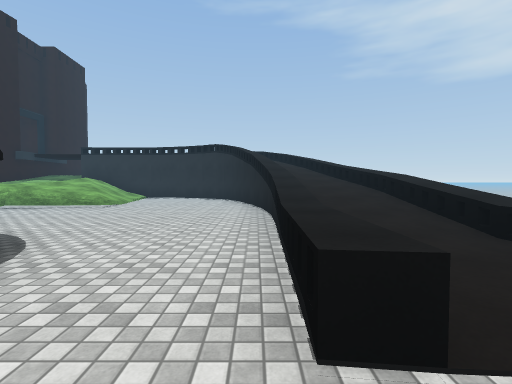
View 1 (above)

24 first-person views from a walk through a 3-D level made in the Unity game engine. The camera is 1.4 m above the floor, tilts 2° down and sees 85° across. The floor is counted in squares, 2 m on a side. Each view is taken from the middle of a square. On the plan, view 1 faces up. The plan holds only what a view shows up to about 9 squares ahead; the rest is blank. The place goes on beyond the plan. The player character is not drawn. Some animated figures are left out. Surface patterns are stand-ins for the level's own textures.

View 2
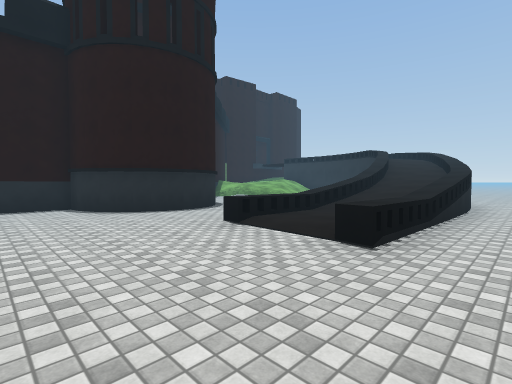

View 3
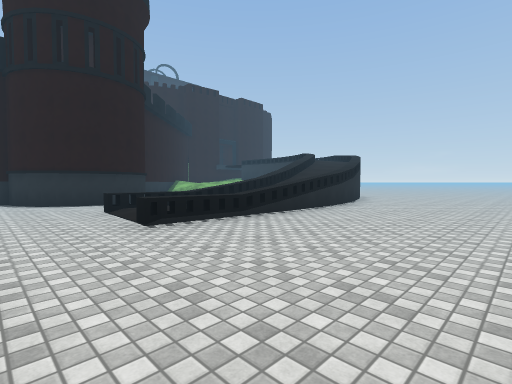

View 4
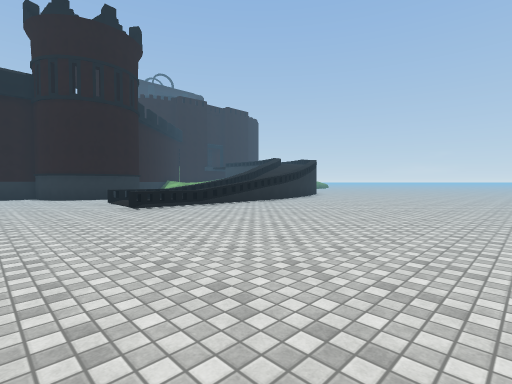

View 5
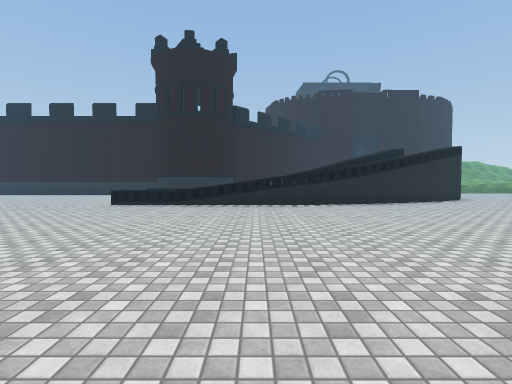

View 6
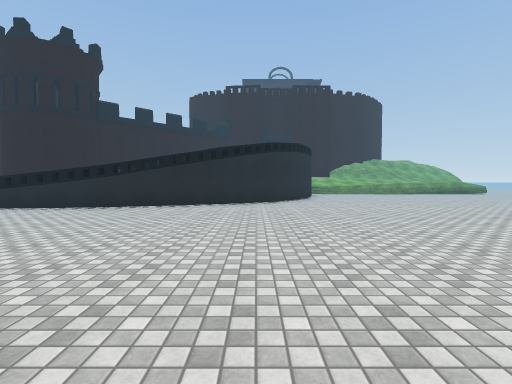

View 7
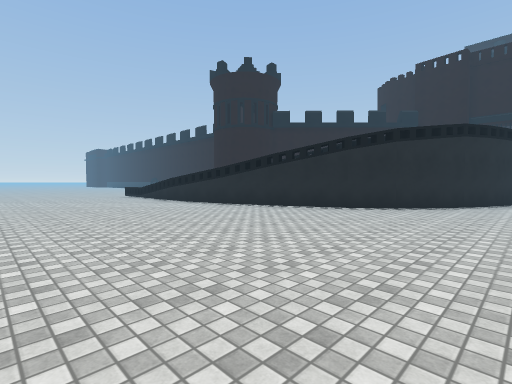

View 8
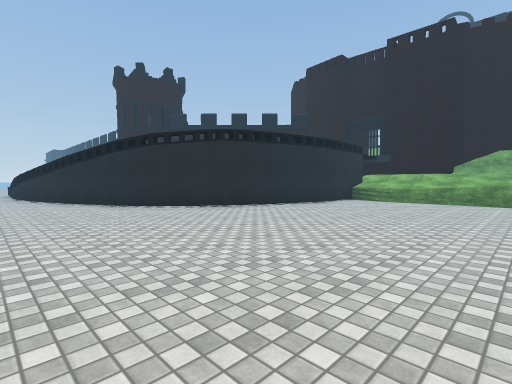

View 9
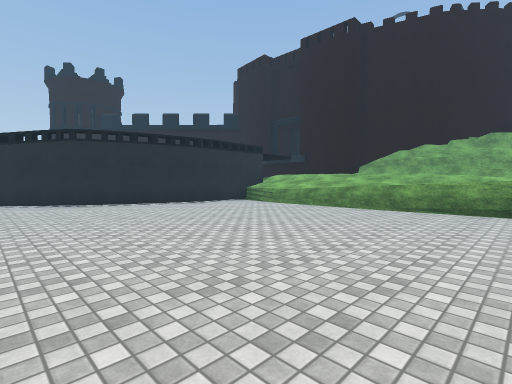

View 10
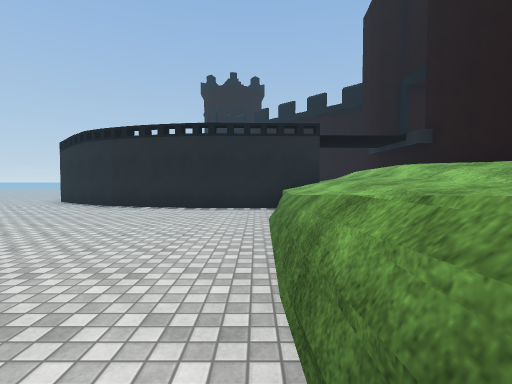

View 11
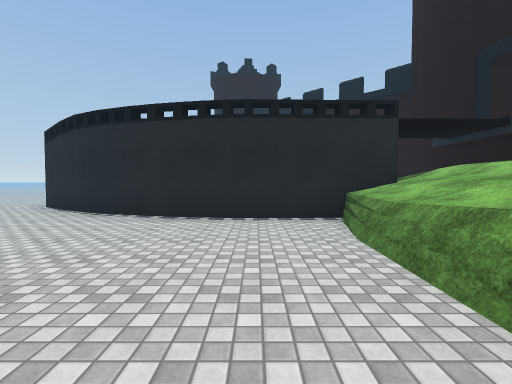

View 12
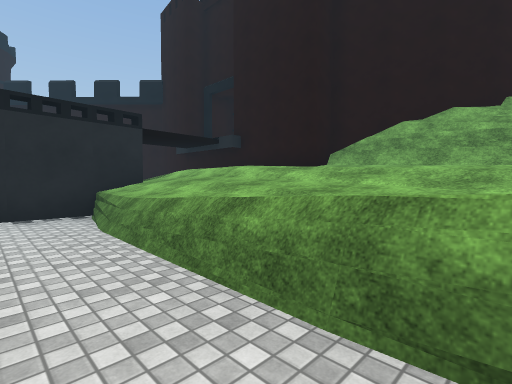

View 13
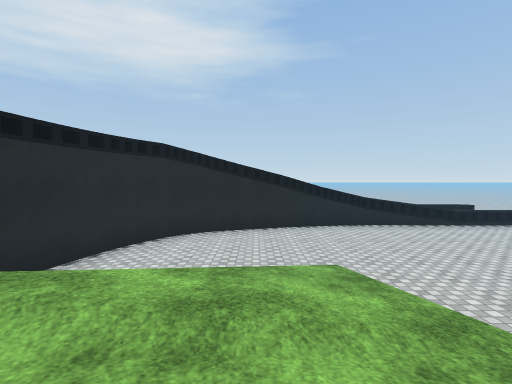

View 14
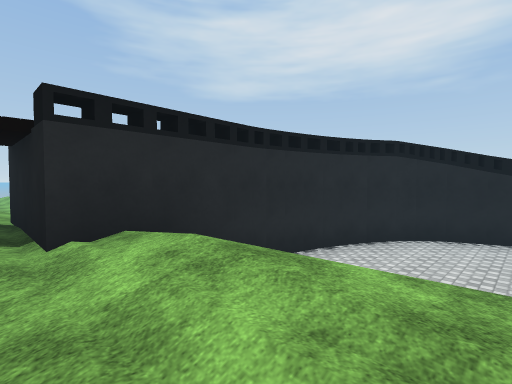

View 15
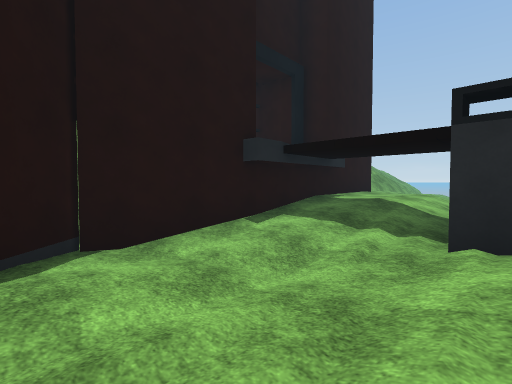

View 16
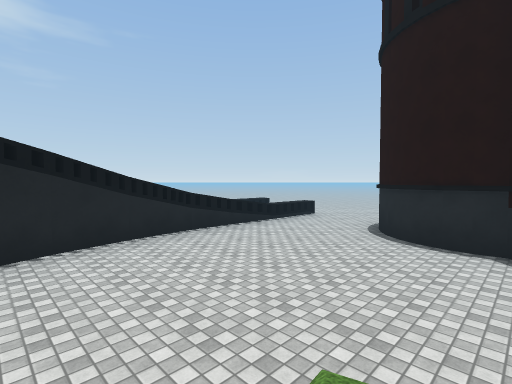

View 17
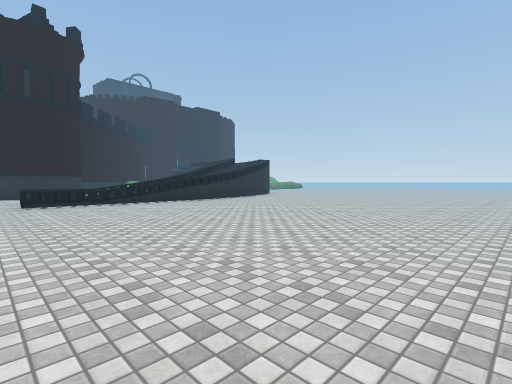

View 18
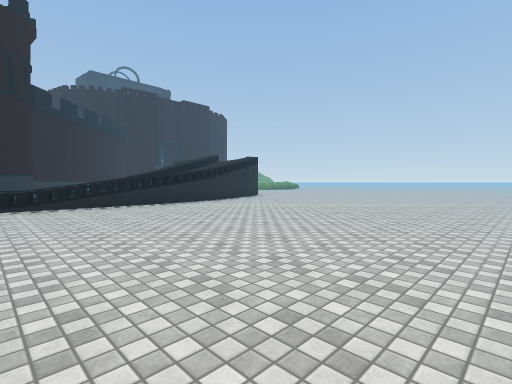

View 19
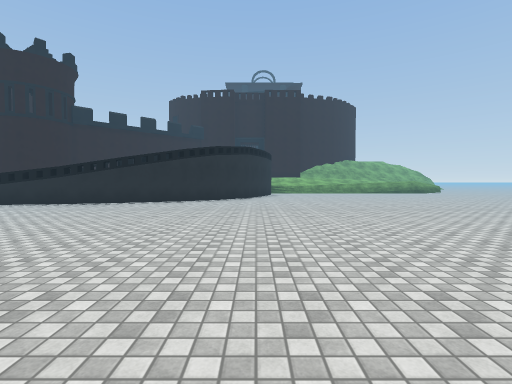

View 20
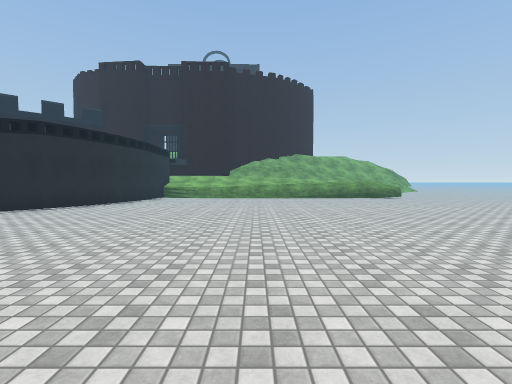

View 21
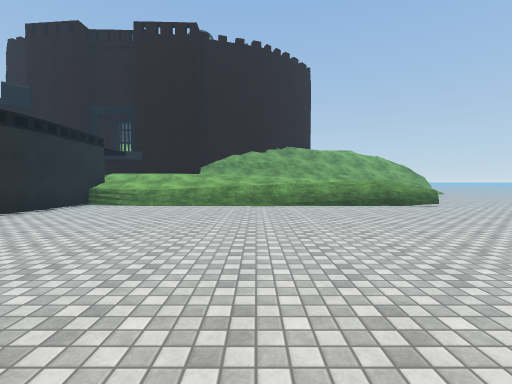

View 22
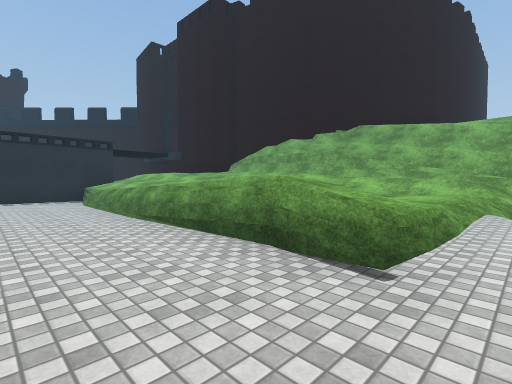

View 23
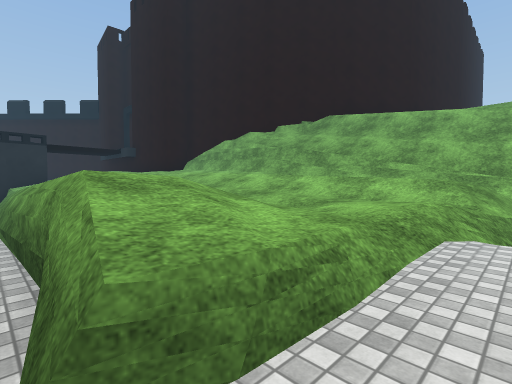

View 24
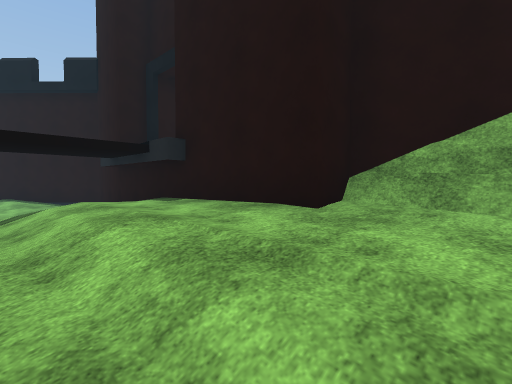

### Floor plan
Key: @ floor where view 1 was taken; # wall or solid block; . main floor; : floor 0.25 m higher than the main floor; + floor 1 m higher than the main floor; * floor 1.75 m higher than the main floor; % floor 2 m higher than the main floor; / step, stairs or slope; = window, fence, low wall or low ledge; ^ raised ledge.
Columns run from 12 left of view 1 to 12 right of it. Each row starts with its distance up from view 1.
 27      ...
 26 ./=/........
 25 ./////=......
 24 .#////........
 23 .=// /.........
 22   // /..........
 21  .*/+//..........
 20  //////...........
 19  //////............
 18  /////..............
 17  #%///...............
 16  #%%//................
 15  ##%//==...............
 14   #//    ==.............
 13  ##//       =#.........
 12  #///==/=== /#..........
 11  #///// ...= ##.........
 10  # //// ....  #.........
  9  ## ////....=/#..........
  8      ///....=/^#.........
  7      /......=//^.........
  6       .......//^.........
  5        ......//^.........
  4        #.....//^.........
  3        ###...::^.........
  2          #...::^.........
  1          #...//^.........
  0        ###..@............
 -1        #...............
 -2         ...............

Positions as (right, up) in squares from view 1, and headings:
1: (0, 0), facing up
2: (4, -2), facing up-left
3: (7, -1), facing up-left
4: (10, -2), facing up-left
5: (11, 5), facing left
6: (10, 12), facing left
7: (8, 15), facing down-left
8: (4, 20), facing down-left
9: (1, 23), facing down-left
10: (-6, 22), facing down
11: (-5, 20), facing down
12: (-5, 21), facing down-left
13: (-8, 9), facing right
14: (-8, 9), facing up-right
15: (-7, 9), facing up-left
16: (-5, 9), facing down-right
17: (12, 0), facing up-left
18: (11, 2), facing up-left
19: (11, 14), facing left
20: (6, 19), facing left
21: (2, 20), facing left
22: (-4, 26), facing down-left
23: (-6, 26), facing down-left
24: (-8, 19), facing down-left
